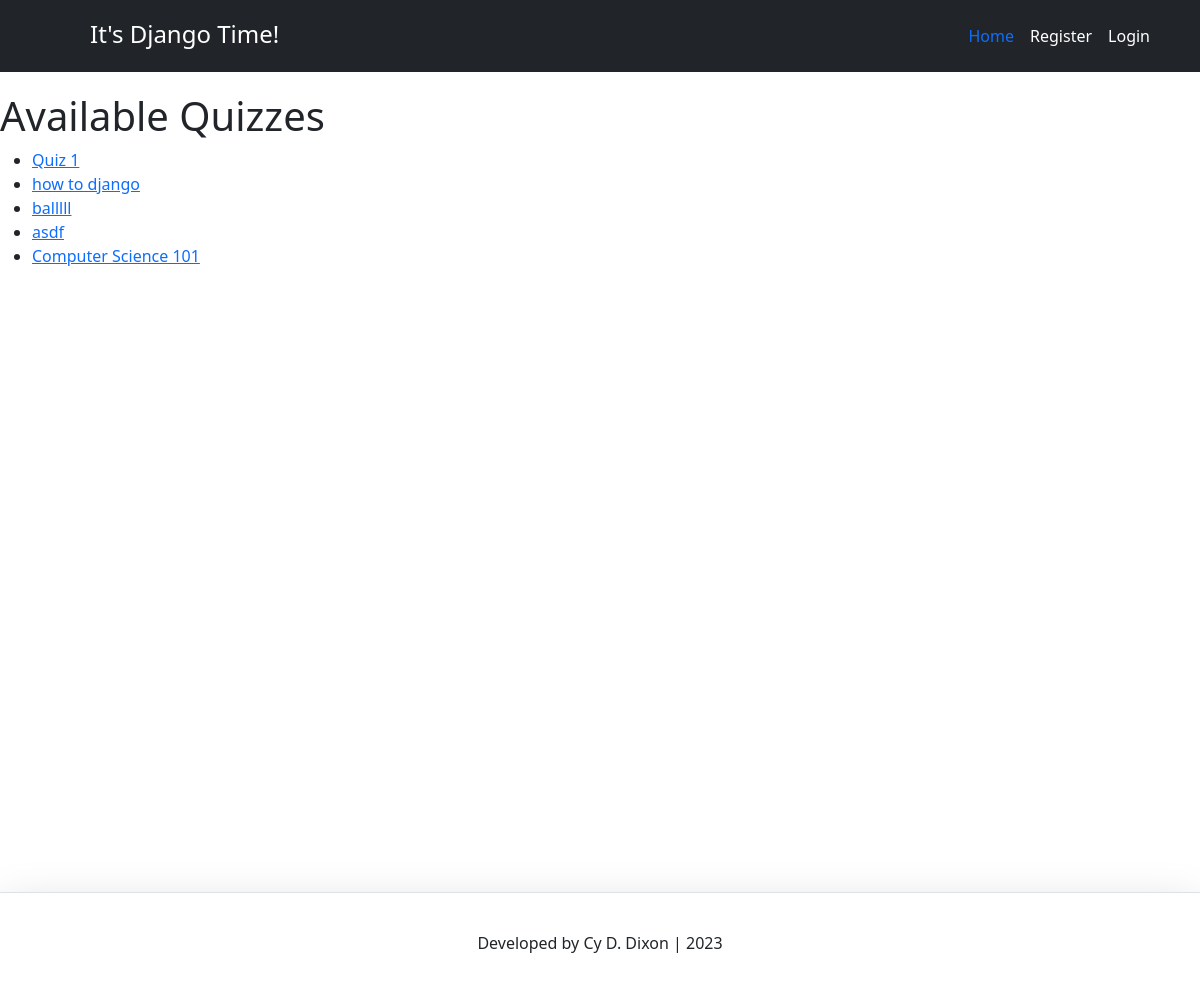
The page /quiz/quizlist/ on the database as committed earlier.
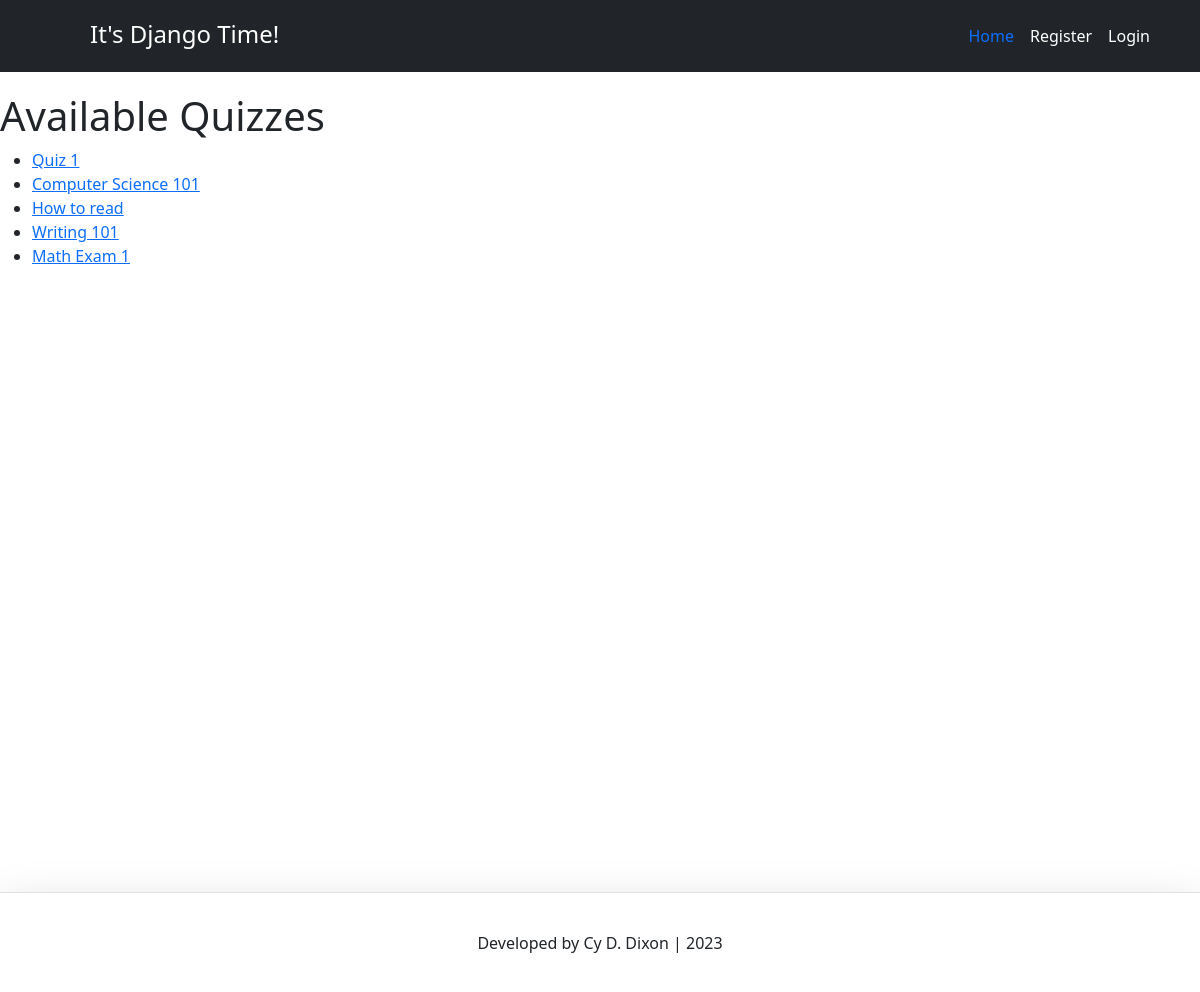
The same page on the database as committed later.
### quiz/models.py (models this page shows, shortened)
class Quiz(models.Model):
    name = models.CharField(max_length=255)
    type = models.CharField(max_length=255, default="none")
    description = models.TextField(default="empty")

### quiz/views.py (the view)
# urls.py: path('quizlist/', views.quiz_list, name='quiz_list'),
def quiz_list(request):
    quizzes = Quiz.objects.all()
    return render(request, 'quiz_list.html', {'quizzes': quizzes})

### quiz/templates/quiz_list.html
{% extends "base.html" %}
{% block content %}
  <h1>Available Quizzes</h1>
  <ul>
    {% for quiz in quizzes %}
      <li><a href="{% url 'start_quiz' quiz.id %}">{{ quiz.name }}</a></li>
    {% endfor %}
  </ul>
{% endblock %}

Rows that differ between the two databases and show on the page:
removed Quiz: name "how to django"
removed Quiz: name "balllll"
removed Quiz: name "asdf"
added Quiz: name "How to read"
added Quiz: name "Writing 101"
added Quiz: name "Math Exam 1"
